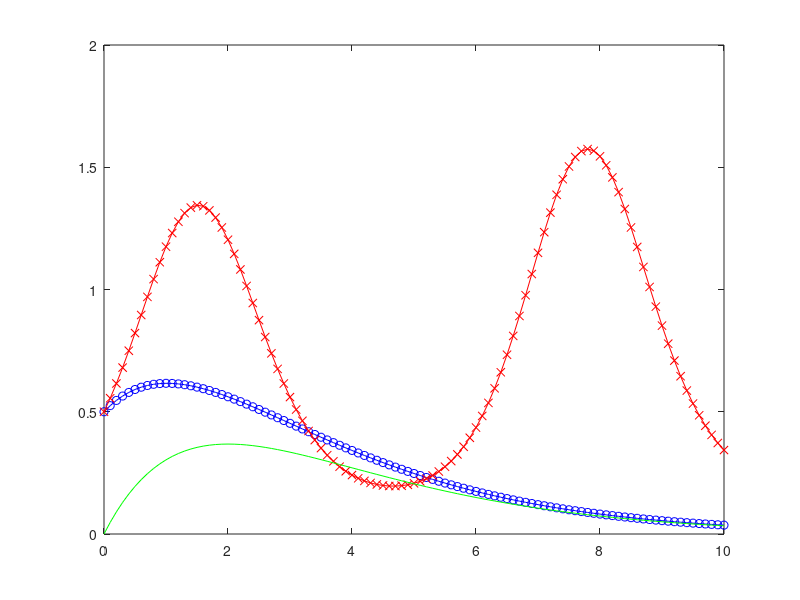

MATLAB code for this plot:
% Week 6 Section

% euler methods

dt = 0.1;
t = [0:dt:10];

% differential equation to solve
f = @(t,y).5.*exp(-t./2)-.5.*y;
solvedf3 = @(t).5.*t.*exp(-t./2);

asolvedf3 = solvedf3(t);
% initial condition
y0 = .5;

% solve with Euler Forward

yf = 0*t; % placeholder


yf(1) = y0;


for i = 2:length(t)
    yf(i) = yf(i-1) + dt*f(t(i-1),yf(i-1));
end

% solve with Euler Backward
yb = 0*t; % placeholder

yb(1) = y0; % initial condition


for i = 2:length(t)
    yb(i) = yb(i-1)./(1-dt.*cos(t(i)));
end

% plot
figure(1)
plot(t, yf, '-ob')
hold on
plot(t, yb, '-xr')
plot(t, asolvedf3, '-g')
